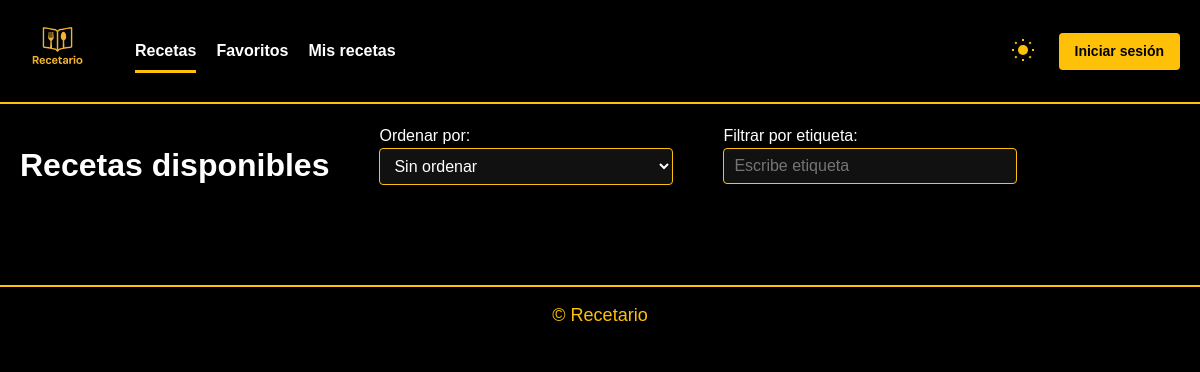
Before: / with the older database file.
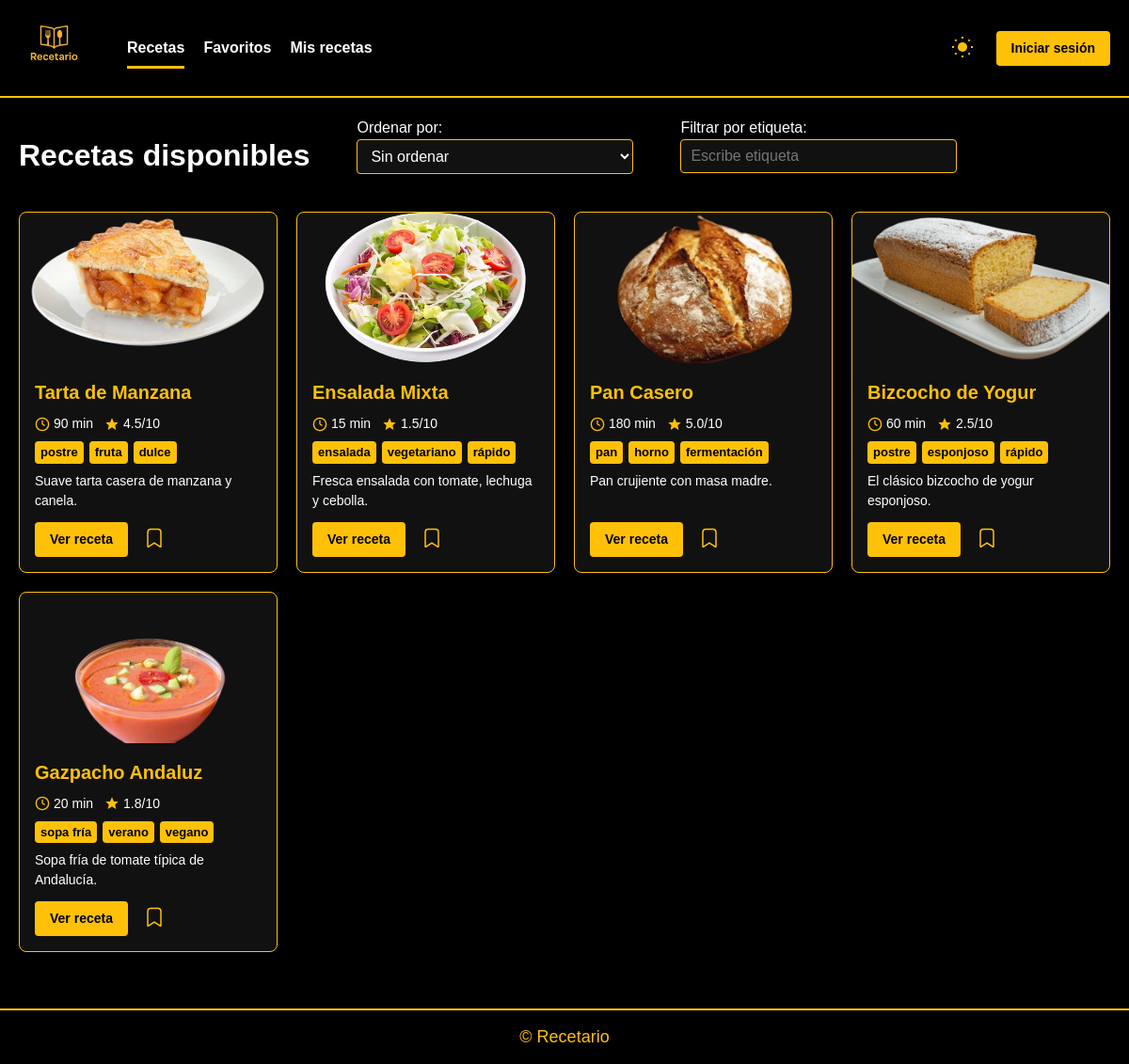
After: the same page with the newer database file.
### recetario/models.py (models this page shows)
class Receta(db.Model):
    id = db.Column(db.Integer, primary_key=True)
    titulo = db.Column(db.String(100), nullable=False)
    descripcion = db.Column(db.Text, nullable=True)
    dificultad = db.Column(db.Float, nullable=False)
    tiempo = db.Column(db.Integer, nullable=False)
    etiquetas = db.Column(db.String(200))
    ingredientes = db.Column(db.Text, nullable=False)
    proceso = db.Column(db.Text, nullable=False)
    imagen_filename = db.Column(db.String(100), nullable=True)
    autor_id = db.Column(db.Integer, db.ForeignKey('usuario.id'), nullable=True)
    creador = db.relationship('Usuario', back_populates='mis_recetas')
    comentarios = db.relationship(
        'Comentario',
        back_populates='receta',
        cascade='all, delete-orphan',
        lazy='dynamic'
    )

### recetario/routes.py (the view)
@main_bp.route('/')
def index():
    recetas = Receta.query.all()  # Consulta todas las recetas
    return render_template('index.html', recetas=recetas)

### recetario/routes.py (called while the page is built)
@main_bp.before_app_request
def load_logged_in_user():
    user_id = session.get('user_id')
    g.user = Usuario.query.get(user_id) if user_id else None

@main_bp.app_context_processor
def inject_user():
    return dict(current_user=g.user)

### recetario/templates/index.html (shortened to what this page needs)
{% extends 'base.html' %}
{% block content %}
<div class="title">
  <h1>Recetas disponibles</h1>
  <div class="client-filters">
    <div class="order">
      <label for="sort">Ordenar por:</label>
      <select id="sort" class="form-control">
        <option value="">Sin ordenar</option>
      </select>
    </div>
    <div class="filter">
      <label for="filter-tag">Filtrar por etiqueta:</label>
      <input type="text" id="filter-tag" class="form-control" placeholder="Escribe etiqueta">
    </div>
  </div>
</div>
<div class="cards-grid">
  {% for receta in recetas %}
    {% include 'receta_card.html' %}
  {% endfor %}
</div>
{% endblock %}

### recetario/templates/base.html (shortened to what this page needs)
<!DOCTYPE html>
<html lang="es">
  <head>
    <link
      rel="stylesheet"
      href="https://cdn.jsdelivr.net/npm/@yaireo/tagify/dist/tagify.css"
    />
    <link
      rel="stylesheet"
      href="{{ url_for('static', filename='styles.css') }}"
    />
  </head>
  <body>
    <header>
      <div class="container header-content">
        <div class="left-items">
          <a href="{{ url_for('main.index') }}" class="logo">
            <img
              src="{{ url_for('static', filename='images/Logotipo.png') }}"
              alt="Recetario Logo"
            />
          </a>
          <nav class="nav-menu">
            <a
              href="{{ url_for('main.index') }}"
              class="nav-link {% if request.endpoint=='main.index' %}active{% endif %}"
              >Recetas</a
            >
            <a
              href="{{ url_for('main.favoritos') }}"
              class="nav-link {% if request.endpoint=='main.favoritos' %}active{% endif %}"
              >Favoritos</a
            >
            <a
              href="{{ url_for('main.mis_recetas') }}"
              class="nav-link {% if request.endpoint=='main.mis_recetas' %}active{% endif %}"
              >Mis recetas</a
            >
          </nav>
        </div>
        <div class="right-items">
          <button
            id="theme-toggle"
            class="theme-toggle"
            aria-label="Cambiar tema"
          >
          </button>
          {% if current_user %}
          <span class="user-greeting">
            <svg
              xmlns="http://www.w3.org/2000/svg"
              width="48"
              height="48"
              id="avatar"
            >
              <path
                d="M24 8c-4.42 0-8 3.58-8 8 0 4.41 3.58 8 8 8s8-3.59 8-8c0-4.42-3.58-8-8-8zm0 20c-5.33 0-16 2.67-16 8v4h32v-4c0-5.33-10.67-8-16-8z"
              ></path>
              <path fill="none" d="M0 0h48v48H0z"></path>
            </svg>
            {{ current_user.username }}
          </span>
          <a href="{{ url_for('main.cerrar_sesion') }}" class="btn"
            >Cerrar sesión</a
          >
          {% else %}
          <a href="{{ url_for('main.iniciar_sesion') }}" class="btn"
            >Iniciar sesión</a
          >
          {% endif %}
        </div>
      </div>
    </header>
    <div class="container">{% block content %}{% endblock %}</div>
    <footer>&copy; {{ current_year }} Recetario</footer>
  </body>
</html>

### recetario/templates/receta_card.html
<div
  class="card"
  data-title="{{ receta.titulo | lower }}"
  data-dificultad="{{ receta.dificultad }}"
  data-tiempo="{{ receta.tiempo }}"
  data-etiquetas="{{ receta.etiquetas or '' }}"
>
  {% if receta.imagen_filename %}
  <img
    src="{{ url_for('static', filename='images/' ~ receta.imagen_filename) }}"
    alt="Imagen de {{ receta.titulo }}"
    class="card-img"
  />
  {% endif %}
  <div class="card-body">
    <h2 class="card-title">{{ receta.titulo }}</h2>
    <div class="card-meta">
      <span class="meta-item">
        <svg viewBox="0 0 24 24">
          <circle cx="12" cy="12" r="10" stroke="var(--accent)" fill="none" stroke-width="2"/>
          <line x1="12" y1="6" x2="12" y2="12" stroke="var(--accent)" stroke-width="2"/>
          <line x1="12" y1="12" x2="16" y2="14" stroke="var(--accent)" stroke-width="2"/>
        </svg>
        {{ receta.tiempo }} min
      </span>
      <span class="meta-item">
        <svg viewBox="0 0 24 24">
          <polygon
            points="12,2 15,9 22,9 17,14 18.5,21 12,17 5.5,21 7,14 2,9 9,9"
            fill="var(--accent)"
          />
        </svg>
        {{ receta.dificultad }}/10
      </span>
    </div>
    {% if receta.etiquetas %}
    <div class="card-tags">
      {% for tag in receta.etiquetas.split(',') %}
      <span class="tag">{{ tag.strip() }}</span>
      {% endfor %}
    </div>
    {% endif %}
    <p class="card-text">{{ receta.descripcion }}</p>
    <div class="card-actions">
      <a
        href="{{ url_for('main.detalle_receta', receta_id=receta.id) }}"
        class="btn"
      >
        Ver receta
      </a>
      <button
        type="button"
        class="btn-fav{% if receta in current_user.recetas_guardadas %} favorited{% endif %}"
        data-url="{{ url_for('main.toggle_favorito', receta_id=receta.id) }}"
        aria-label="{% if receta in current_user.recetas_guardadas %}Eliminar de favoritos{% else %}Guardar en favoritos{% endif %}"
      >
        <svg viewBox="0 0 48 48" class="icon-fav">
          <path
            {% if receta in current_user.recetas_guardadas %}
              fill="var(--accent)" stroke="none"
            {% else %}
              fill="none" stroke="var(--accent)" stroke-width="3"
            {% endif %}
              d="M16.5,5 C12.93,5 10,7.93 10,11.5 L10,41.5 C10,42.33 11.08,42.78 11.71,42.27 L24,34.35
               L36.29,42.27 C36.92,42.78 38,42.33 38,41.5 L38,11.5 C38,7.93 35.07,5 31.5,5
               L16.5,5 Z"
          />
        </svg>
      </button>
    </div>
  </div>
</div>

### recetario/static/styles.css (style rules this page uses)
:root { --bg: #000; --text: #fff; --card-bg: #111; --input-bg: #111; --border: #ffc107; --accent: #ffc107; --btn-text: #000; --alert-bg: #222; --alert-text: #ffc107; }
* { box-sizing: border-box; margin: 0; padding: 0; }
body { font-family: Arial, sans-serif; background-color: var(--bg); color: var(--text); line-height: 1.5; }
.container { max-width: 1300px; margin: 0 auto; padding: 20px; }
header { position: relative; background-color: var(--bg); border-bottom: 2px solid var(--border); }
header .header-content { display: flex; align-items: center; justify-content: space-between; padding: 10px 20px; }
.left-items { display: flex; align-items: center; gap: 40px; }
.logo img { height: 75px; }
.nav-menu { display: flex; gap: 20px; }
.nav-link { color: var(--text); text-decoration: none; padding: 8px 0; position: relative; font-weight: bold; }
.nav-link.active::after { content: ""; position: absolute; bottom: -2px; left: 0; right: 0; height: 3px; background-color: var(--accent); }
.right-items { display: flex; align-items: center; gap: 20px; }
.theme-toggle { background: none; border: none; padding: 4px; cursor: pointer; color: var(--accent); }
.theme-toggle .icon-sun, .theme-toggle .icon-moon { width: 24px; height: 24px; }
.btn { display: inline-block; background-color: var(--accent); color: var(--btn-text); border: none; padding: 8px 16px; border-radius: 4px; font-weight: bold; text-decoration: none; text-align: center; cursor: pointer; transition: background-color 0.2s; font-size: 14px; }
.cards-grid { display: grid; gap: 20px; grid-template-columns: repeat(auto-fill, minmax(250px, 1fr)); }
.card { background: var(--card-bg); border: 1px solid var(--border); border-radius: 8px; overflow: hidden; display: flex; flex-direction: column; transition: transform 0.2s, box-shadow 0.2s; }
.card-img { width: 100%; height: 160px; object-fit: cover; }
.card-body { padding: 16px; display: flex; flex-direction: column; flex: 1; }
.card-title { margin: 0 0 8px; color: var(--accent); font-size: 20px; }
.card-meta { display: flex; gap: 12px; font-size: 14px; margin-bottom: 8px; }
.meta-item { display: flex; align-items: center; gap: 4px; }
.meta-item svg { width: 16px; height: 16px; flex-shrink: 0; }
.card-tags { display: flex; flex-wrap: wrap; gap: 6px; margin-bottom: 8px; }
.tag { background: var(--border); color: var(--btn-text); font-weight: bold; font-size: 13px; padding: 2px 6px; border-radius: 4px; }
.card-text { flex: 1; font-size: 14px; margin-bottom: 12px; overflow: hidden; text-overflow: ellipsis; }
.card-actions { display: flex; align-items: center; gap: 12px; }
.btn-fav { background: none; border: none; padding: 4px; cursor: pointer; }
.btn-fav .icon-fav { width: 24px; height: 24px; transition: fill 0.2s, stroke 0.2s; }
input[type="text"], input[type="number"], input[type="file"], textarea { width: 100%; background-color: var(--input-bg); border: 1px solid var(--border); border-radius: 4px; color: var(--text); padding: 8px 10px; font-size: 16px; }
.form-control { width: 100%; background-color: var(--input-bg); border: 1px solid var(--border); border-radius: 4px; color: var(--text); padding: 8px 10px; font-size: 16px; font-family: inherit; }
.title { display: flex; gap: 50px; margin-bottom: 20px; align-items: center; }
.order { flex: 1; min-width: 150px; }
.filter { flex: 1; min-width: 150px; }
.client-filters { display: flex; gap: 50px; margin-bottom: 20px; flex-wrap: wrap; }
footer { text-align: center; padding: 15px 0; background-color: var(--bg); color: var(--alert-text); font-size: 18px; border-top: 2px solid var(--border); margin-top: 40px; }

Changed rows visible on the page:
added Receta: imagen_filename (picture), titulo "Tarta de Manzana", tiempo "90", dificultad "4.5", strip "postre" "fruta" "dulce", descripcion "Suave tarta casera de manzana y canela."
added Receta: imagen_filename (picture), titulo "Ensalada Mixta", tiempo "15", dificultad "1.5", strip "ensalada" "vegetariano" "rápido", descripcion "Fresca ensalada con tomate, lechuga y cebolla."
added Receta: imagen_filename (picture), titulo "Pan Casero", tiempo "180", dificultad "5.0", strip "pan" "horno" "fermentación", descripcion "Pan crujiente con masa madre."
added Receta: imagen_filename (picture), titulo "Bizcocho de Yogur", tiempo "60", dificultad "2.5", strip "postre" "esponjoso" "rápido", descripcion "El clásico bizcocho de yogur esponjoso."
added Receta: imagen_filename (picture), titulo "Gazpacho Andaluz", tiempo "20", dificultad "1.8", strip "sopa fría" "verano" "vegano", descripcion "Sopa fría de tomate típica de Andalucía."
